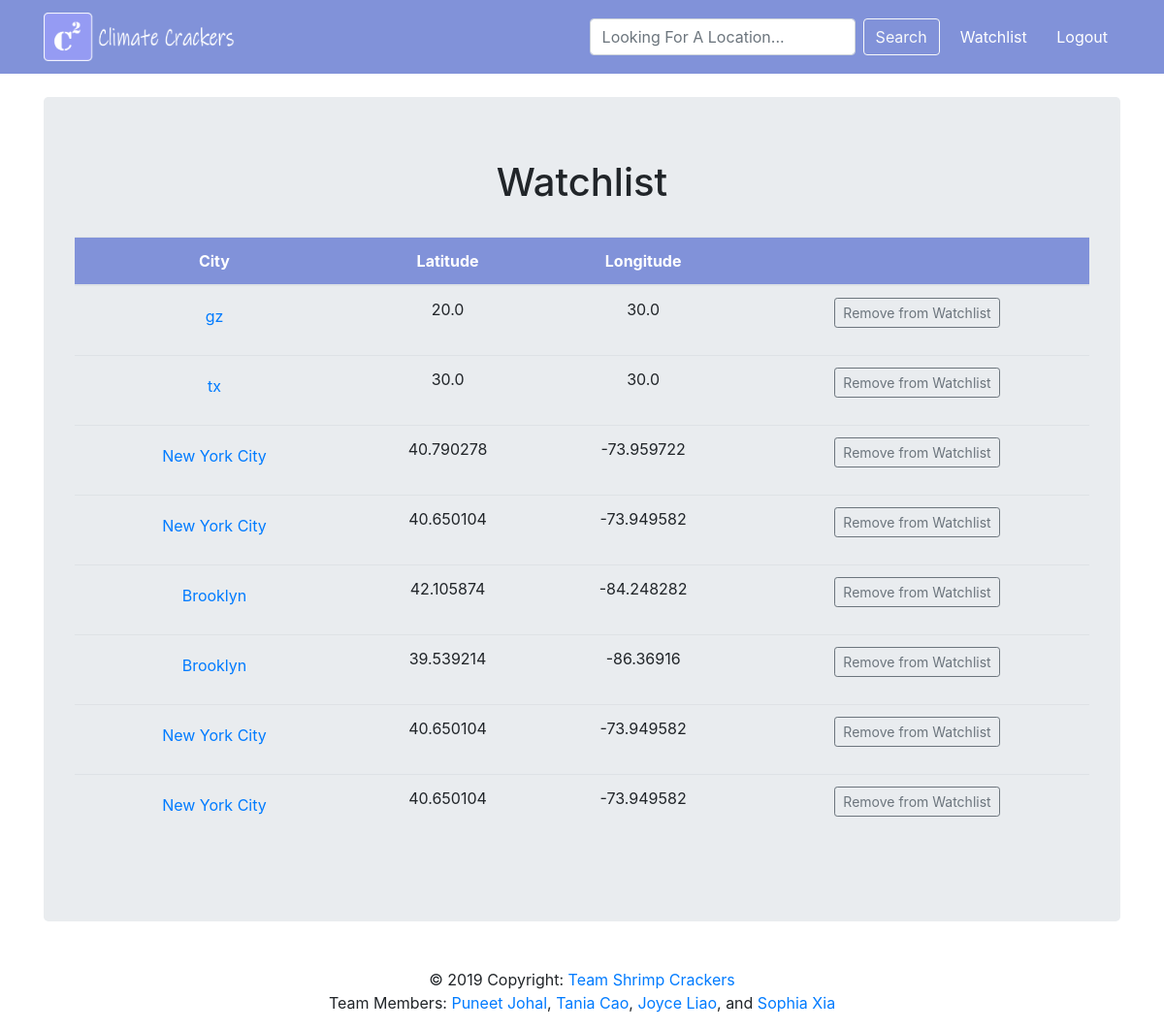
Page /watchlist (signed in) on the committed database.
### tables this page shows
CREATE TABLE watchlist (username TEXT, location TEXT, latitude FLOAT, longitude FLOAT);

### __init__.py (the view)
@app.route("/watchlist")
def load_wl():
    locations = db.get_watchlist(session["logged_in"])
    return render_template("watchlist.html", title = "Watchlist", heading = "Watchlist", watchlist = locations, logged_in=True)

### util/db.py (called while the page is built)
def get_watchlist(user):
    db = sqlite3.connect(DB_FILE)
    c = db.cursor()
    watchlist_data = []
    for each in c.execute("SELECT * FROM watchlist WHERE username =?", (user,)):
        temp = []
        for i in range (1,len(each)):
            temp.append(each[i])
        watchlist_data.append(temp)
    db.close()
    return watchlist_data

### templates/watchlist.html (shortened to what this page needs)
{% extends "parent.html" %}
{% block content %}
<div class="table-responsive">
  <table class="table table-hover text-center" width="100%">
    <thead>
      <tr class="text-white" style="background-color: #8192d9;">
        <th>City</th>
	<th>Latitude</th>
	<th>Longitude</th>
	<th></th>
      </tr>
    </thead>
    <tbody>
      {% for each in watchlist %}
      <tr>
        <td>
          <form action="/info">
            <button type="submit" class="btn btn-link">{{each[0]}}</button>
          </form>
        </td>
        <td>{{each[1]}}</td>
        <td>{{each[2]}}</td>
        <td>
            <form action = "/change_wl">
            <div class="form-group">
                <button type="submit" class="btn btn-outline-secondary btn-sm" name = "update" value = "Remove from watchlist">Remove from Watchlist</button>
	    </div>
	  </form>
        </td>
      </tr>
      {% endfor %}
    </tbody>
  </table>
</div>
{% endblock %}

### rows in the picture
watchlist: location "gz", latitude "20.0", longitude "30.0"
watchlist: location "tx", latitude "30.0", longitude "30.0"
watchlist: location "New York City", latitude "40.790278", longitude "-73.959722"
watchlist: location "New York City", latitude "40.650104", longitude "-73.949582"
watchlist: location "Brooklyn", latitude "42.105874", longitude "-84.248282"
watchlist: location "Brooklyn", latitude "39.539214", longitude "-86.36916"
watchlist: location "New York City", latitude "40.650104", longitude "-73.949582"
watchlist: location "New York City", latitude "40.650104", longitude "-73.949582"

### other values in the picture
{{ heading }} "Watchlist"
